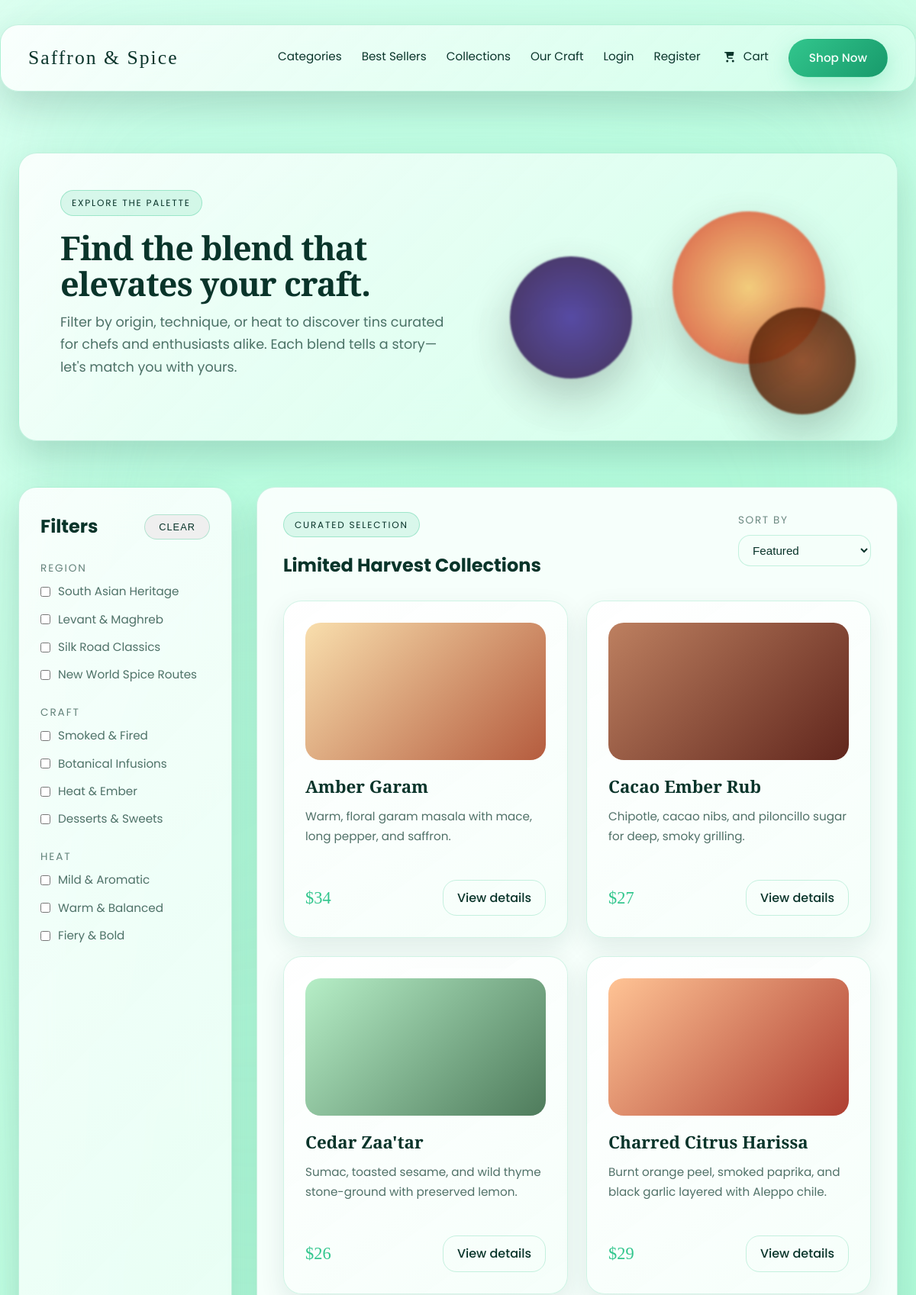
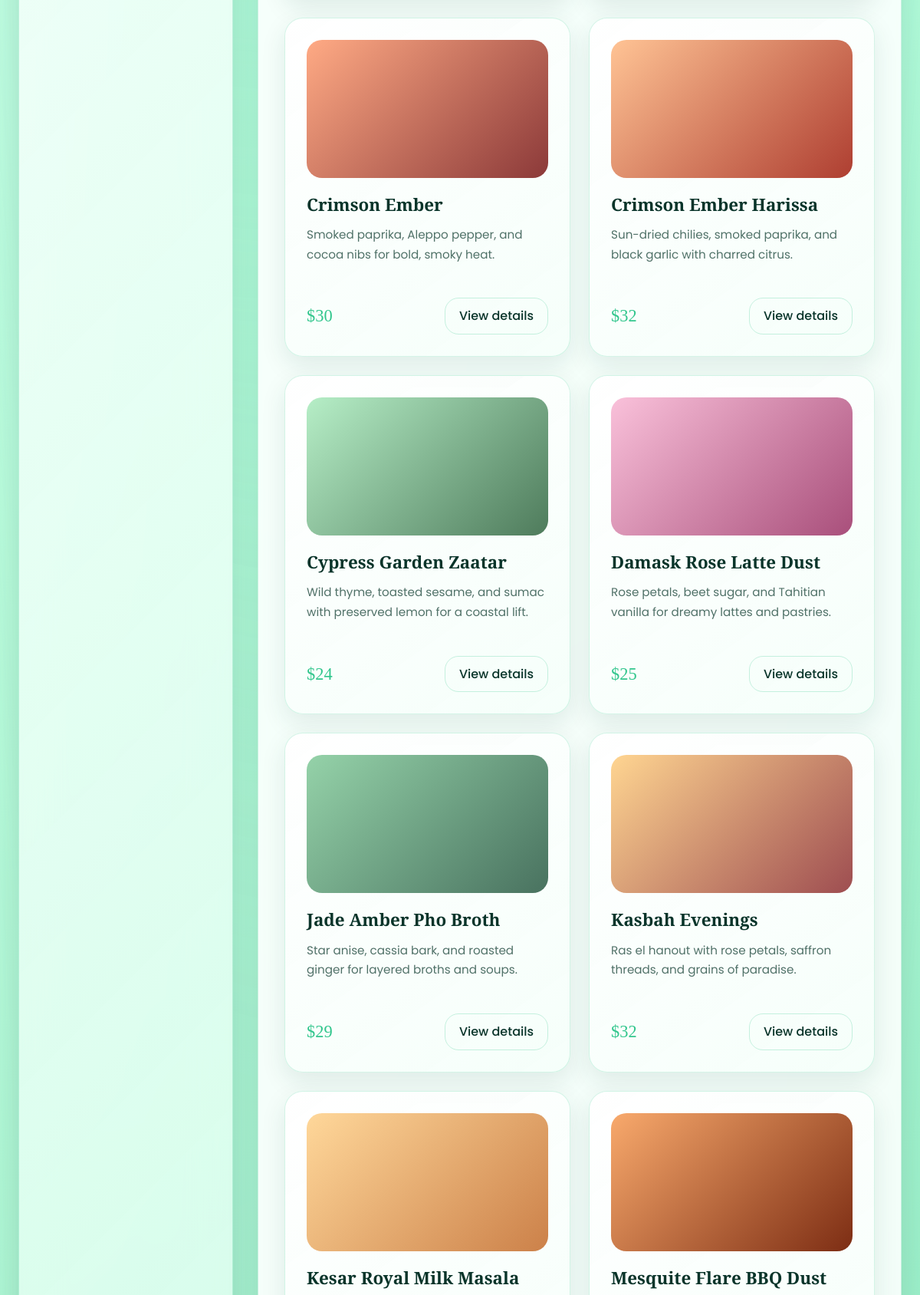
/categories.php (upper part), run on the app's committed database (2 pictures, top to bottom).
### tables this page shows
CREATE TABLE products (
  id INT AUTO_INCREMENT PRIMARY KEY,
  name VARCHAR(150) NOT NULL,
  slug VARCHAR(120) NOT NULL UNIQUE,
  tag_line VARCHAR(150) DEFAULT NULL,
  summary TEXT NOT NULL,
  price DECIMAL(10,2) NOT NULL,
  offer_price DECIMAL(10,2) DEFAULT NULL,
  full_description TEXT DEFAULT NULL,
  image_class VARCHAR(80) NOT NULL,
  region VARCHAR(60) NOT NULL,
  craft VARCHAR(60) NOT NULL,
  heat VARCHAR(30) NOT NULL,
  best_seller TINYINT(1) NOT NULL DEFAULT 0,
  best_seller_order INT DEFAULT NULL,
  collection TINYINT(1) NOT NULL DEFAULT 0,
  collection_order INT DEFAULT NULL,
  origin_notes TEXT DEFAULT NULL,
  tasting_notes TEXT DEFAULT NULL,
  usage_notes TEXT DEFAULT NULL,
  created_at TIMESTAMP DEFAULT CURRENT_TIMESTAMP
);

### includes/functions.php (called while the page is built, shortened)
<?php
require_once __DIR__ . '/db.php';
function get_all_products(): array
{
    $sql = 'SELECT * FROM products ORDER BY name';
    return fetch_all($sql);
}
function format_price(float $amount, string $currency = '$'): string
{
    return $currency . number_format($amount, 0);
}

### includes/db.php (called while the page is built, shortened)
<?php
function get_db_connection(): PDO
{
    static $pdo = null;
    if ($pdo === null) {
        $dsn = sprintf('mysql:host=%s;dbname=%s;charset=%s', DB_HOST, DB_NAME, DB_CHARSET);
        $options = [
            PDO::ATTR_ERRMODE => PDO::ERRMODE_EXCEPTION,
            PDO::ATTR_DEFAULT_FETCH_MODE => PDO::FETCH_ASSOC,
            PDO::ATTR_EMULATE_PREPARES => false,
        ];
        try {
            $pdo = new PDO($dsn, DB_USER, DB_PASS, $options);
        } catch (PDOException $exception) {
            http_response_code(500);
            echo 'Database connection failed. Please try again later.';
            error_log('DB connection error: ' . $exception->getMessage());
            exit;
        }
    }
    return $pdo;
}
function fetch_all(string $query, array $params = []): array
{
    $stmt = get_db_connection()->prepare($query);
    $stmt->execute($params);
    return $stmt->fetchAll();
}

### categories.php (the view, shortened to what this page needs)
<?php
require_once __DIR__ . '/includes/functions.php';
$products = get_all_products();
include __DIR__ . '/includes/header.php';
?>
    <main class="category-main">
      <section class="glass-panel category-hero">
        <div class="hero-copy">
          <span class="tag">Explore the Palette</span>
          <h1>Find the blend that elevates your craft.</h1>
          <p>
            Filter by origin, technique, or heat to discover tins curated for chefs and enthusiasts alike. Each blend tells a
            story—let&apos;s match you with yours.
          </p>
        </div>
        <div class="hero-media compact">
          <div class="spice-orb saffron"></div>
          <div class="spice-orb pepper"></div>
          <div class="spice-orb cinnamon"></div>
        </div>
      </section>
      <section class="category-layout">
        <aside class="glass-panel filters-panel">
          <div class="filters-header">
            <h2>Filters</h2>
            <button type="button" class="button outline small" id="reset-filters">Clear</button>
          </div>
          <form class="filters-form" aria-label="Filter blends">
            <fieldset class="filter-group">
              <legend>Region</legend>
              <?php
                $regions = ['south-asia' => 'South Asian Heritage', 'middle-east' => 'Levant &amp; Maghreb', 'silk-road' => 'Silk Road Classics', 'americas' => 'New World Spice Routes'];
                foreach ($regions as $value => $label):
              ?>
                <label>
                  <input type="checkbox" name="region" value="<?= htmlspecialchars($value) ?>" />
                  <span><?= $label ?></span>
                </label>
              <?php endforeach; ?>
            </fieldset>
            <fieldset class="filter-group">
              <legend>Craft</legend>
              <?php
                $crafts = ['smoked' => 'Smoked &amp; Fired', 'herbal' => 'Botanical Infusions', 'heat' => 'Heat &amp; Ember', 'sweet' => 'Desserts &amp; Sweets'];
                foreach ($crafts as $value => $label):
              ?>
                <label>
                  <input type="checkbox" name="craft" value="<?= htmlspecialchars($value) ?>" />
                  <span><?= $label ?></span>
                </label>
              <?php endforeach; ?>
            </fieldset>
            <fieldset class="filter-group">
              <legend>Heat</legend>
              <?php
                $heatLevels = ['mild' => 'Mild &amp; Aromatic', 'medium' => 'Warm &amp; Balanced', 'fiery' => 'Fiery &amp; Bold'];
                foreach ($heatLevels as $value => $label):
              ?>
                <label>
                  <input type="checkbox" name="heat" value="<?= htmlspecialchars($value) ?>" />
                  <span><?= $label ?></span>
                </label>
              <?php endforeach; ?>
            </fieldset>
          </form>
        </aside>
        <section class="glass-panel results-panel" aria-live="polite">
          <div class="results-header">
            <div>
              <span class="tag">Curated Selection</span>
              <h2>Limited Harvest Collections</h2>
            </div>
            <div class="sort-control">
              <label for="sort-select">Sort by</label>
              <select id="sort-select">
                <option value="featured">Featured</option>
              </select>
            </div>
          </div>
          <div class="product-grid" id="product-grid">
            <?php foreach ($products as $product): ?>
              <article
                class="category-card product-card"
                data-product-id="<?= htmlspecialchars($product['slug']) ?>"
                data-region="<?= htmlspecialchars($product['region']) ?>"
                data-craft="<?= htmlspecialchars($product['craft']) ?>"
                data-heat="<?= htmlspecialchars($product['heat']) ?>"
                data-price="<?= htmlspecialchars($product['price']) ?>"
                data-heat-rank="<?= $product['heat'] === 'mild' ? 1 : ($product['heat'] === 'medium' ? 2 : 3) ?>"
              >
                <div class="card-image <?= htmlspecialchars($product['image_class']) ?>"></div>
                <h3><?= htmlspecialchars($product['name']) ?></h3>
                <p><?= htmlspecialchars($product['summary']) ?></p>
                <div class="card-footer">
                  <span class="price"><?= format_price((float) $product['price']) ?></span>
                  <a class="button ghost" href="/online-sp/product.php?slug=<?= urlencode($product['slug']) ?>">View details</a>
                </div>
              </article>
            <?php endforeach; ?>
          </div>
        </section>
      </section>
    </main>
<?php include __DIR__ . '/includes/footer.php'; ?>

### data on the page
products: name "Amber Garam", summary "Warm, floral garam masala with mace, long pepper, and saffron.", price "$34"
products: name "Cacao Ember Rub", summary "Chipotle, cacao nibs, and piloncillo sugar for deep, smoky grilling.", price "$27"
products: name "Cedar Zaa'tar", summary "Sumac, toasted sesame, and wild thyme stone-ground with preserved lemon.", price "$26"
products: name "Charred Citrus Harissa", summary "Burnt orange peel, smoked paprika, and black garlic layered with Aleppo chile.", price "$29"
products: name "Crimson Ember", summary "Smoked paprika, Aleppo pepper, and cocoa nibs for bold, smoky heat.", price "$30"
products: name "Crimson Ember Harissa", summary "Sun-dried chilies, smoked paprika, and black garlic with charred citrus.", price "$32"
products: name "Cypress Garden Zaatar", summary "Wild thyme, toasted sesame, and sumac with preserved lemon for a coastal lift.", price "$24"
products: name "Damask Rose Latte Dust", summary "Rose petals, beet sugar, and Tahitian vanilla for dreamy lattes and pastries.", price "$25"
products: name "Jade Amber Pho Broth", summary "Star anise, cassia bark, and roasted ginger for layered broths and soups.", price "$29"
products: name "Kasbah Evenings", summary "Ras el hanout with rose petals, saffron threads, and grains of paradise.", price "$32"
products: name "Kesar Royal Milk Masala"
products: name "Mesquite Flare BBQ Dust"

### other printed values
$label "South Asian Heritage"
$label "Levant & Maghreb"
$label "Silk Road Classics"
$label "New World Spice Routes"
$label "Smoked & Fired"
$label "Botanical Infusions"
$label "Heat & Ember"
$label "Desserts & Sweets"
$label "Mild & Aromatic"
$label "Warm & Balanced"
$label "Fiery & Bold"
